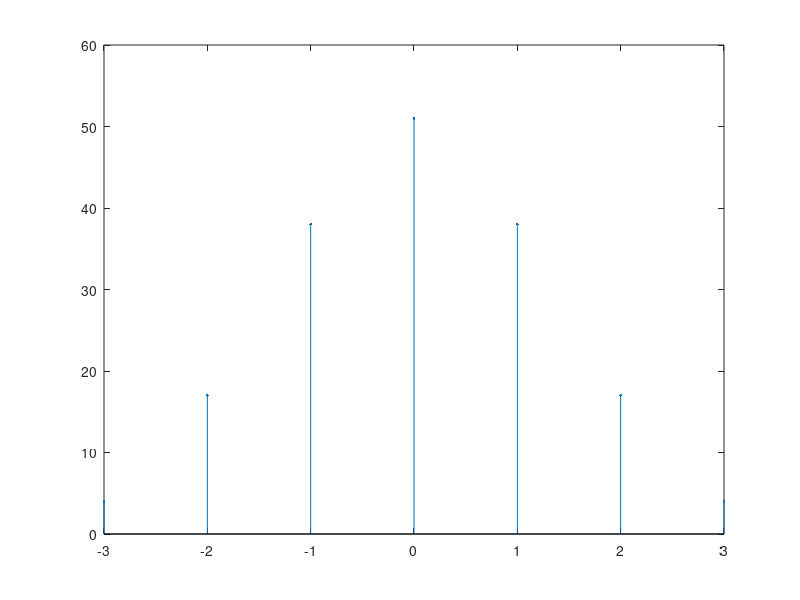

Reproduce this figure in MATLAB.
clc; #... Clear command line
clear all; #... Clear variables
close all; #... Clear figures

#... x = input('Enter the first sequence');
#... Input Formet: [1 3 7 4 9 5]

x = [1 3 5 4];
xNeg = fliplr(x);

z = [];
for i = 1:length(x)
  temp = xNeg.*x(i);
  z = [z;temp];
end

[r c] = size(z);
ans = zeros(1,r+c-1);

for i = 1:r
  for j = 1:c
    ans(i+j-1) = ans(i+j-1)+z(i,j);
  endfor
endfor

disp(ans);
n = -(length(xNeg)-1):length(x)-1;
stem(n, ans, ".");


